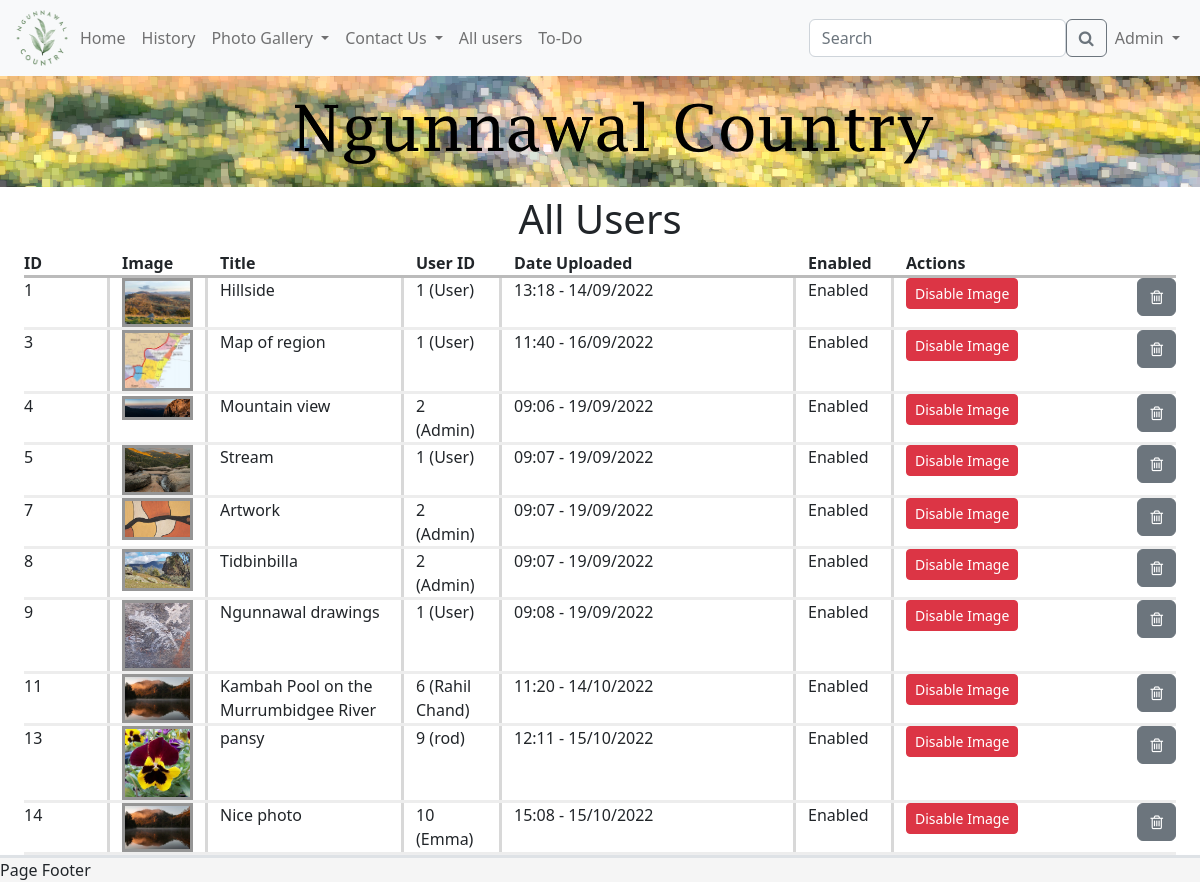
The page /admin/list_all_photos (signed in) on the database its author committed.
### models.py (models this page shows, shortened)
class User(UserMixin, db.Model):
    id = db.Column(db.Integer, primary_key=True)
    email_address = db.Column(db.String(255), unique=True)
    name = db.Column(db.String(255))
    password_hash = db.Column(db.String(255))
    user_level = db.Column(db.Integer)
    active = db.Column(db.Boolean)
    def is_admin(self):
        if self.user_level == 2:
            return True
        else:
            return False

class Photos(db.Model):
    photoid = db.Column(db.Integer, primary_key=True)
    title = db.Column(db.String(255))
    filename = db.Column(db.String(255))
    userid = db.Column(db.Integer)
    dateSubmitted = db.Column(db.DateTime)
    enabled = db.Column(db.Boolean)

### app.py (the view)
@app.route('/admin/list_all_photos')
@login_required
def list_all_photos():
    if current_user.is_admin():  # checks if the user is an admin
        all_photos = Photos.query.all()  # gets all photos in the database
        all_users = User.query.all()  # gets all users in the database
        return render_template("listAllPhotos.html", title="All Users", user=current_user, photos=all_photos, users=all_users)
    else:  # if user is not an admin
        flash("You must be an administrator to access this page")
        return redirect(url_for("homepage"))

### models.py (called while the page is built)
@login.user_loader
def load_user(id):
    return User.query.get(int(id))

### templates/listAllPhotos.html
{% extends 'template.html' %}
{% block cellContent1 %}
    <div class="container-fluid">
        <div class="row">
            <div class="col-1"><strong>ID</strong></div>
            <div class="col-1"><strong>Image</strong></div>
            <div class="col-2"><strong>Title</strong></div>
            <div class="col-1"><strong>User ID</strong></div>
            <div class="col-3"><strong>Date Uploaded</strong></div>
            <div class="col-1"><strong>Enabled</strong></div>
            <div class="col-3"><strong>Actions</strong></div>
        </div>
        <div class="horizontal-divider"></div>
        {% for image in photos %}
            <div class="row">
                <div class="col-1 vertical-divider">{{ image.photoid }}</div>
                <div class="col-1 vertical-divider">
                    <a href="/userPhotos/{{ image.photoid }}">
                        <img class="align-right img-border"
                             src="/static/images/userPhotos/{{ image.filename }}"
                             width="100%">
                    </a>
                </div>
                <div class="col-2 vertical-divider">{{ image.title }}</div>
                <div class="col-1 vertical-divider">
                    {% for user in users %}
                        {% if user.id == image.userid %}
                            {{ image.userid }} ({{ user.name }})
                        {% endif %}
                    {% endfor %}
                </div>
                <div class="col-3 vertical-divider">{{ image.dateSubmitted.strftime('%H:%M - %d/%m/%Y') }}</div>
                {% if image.enabled == 1 %}
                    <div class="col-1 vertical-divider">Enabled</div>
                {% else %}
                    <div class="col-1 vertical-divider">Disabled</div>
                {% endif %}
                <div class="col-3">
                    <a class="inline" href="/admin/photo_enable_disable/{{ image.photoid }}">
                        {% if image.enabled == 1 %}
                            <button class="btn btn-danger btn-sm">Disable Image</button>
                        {% else %}
                            <button class="btn btn-success btn-sm">Enable Image</button>
                        {% endif %}
                    </a>
                    <form class="inline" method="GET" action="/admin/photodeleteadmin/{{ image.photoid }}">
                        <button style="float: right" type="submit" value="delete" class="btn btn-secondary"><i
                                class="fa fa-trash-o"></i></button>
                    </form>
                </div>
            </div>
            <div class="soft-horizontal-divider"></div>
        {% endfor %}
    </div>
{% endblock %}

### templates/template.html (shortened to what this page needs)
<!DOCTYPE html>
<html lang="en">
<head>
    <link rel="stylesheet" href="/static/ngunnawal.css">
    <link rel="stylesheet" href="/static/css/bootstrap.css">
    <link rel="stylesheet" href="https://cdnjs.cloudflare.com/ajax/libs/font-awesome/4.7.0/css/font-awesome.min.css">
</head>
<body>
<nav class="navbar navbar-expand-lg bg-light sticky-top">
    <div class="container-fluid">
        <a href="/">
            <img src="/static/images/logo.png" alt="logo" width="60" height="60">
        </a>
        <div class="collapse navbar-collapse" id="navbarNav">
            <ul class="navbar-nav">
                <li class="nav-item">
                    <a class="nav-link underline" href="/">Home</a>
                </li>
                <li class="nav-item">
                    <a class="nav-link underline" href="/history">History</a>
                </li>
                {% if user.user_level == 2 %}
                    <li class="nav-item dropdown">
                        <a class="nav-link dropdown-toggle underline" href="/" id="navbarDropdown" role="button"
                           data-bs-toggle="dropdown" aria-expanded="false">
                            Photo Gallery
                        </a>
                    </li>
                    <li class="nav-item dropdown">
                        <a class="nav-link dropdown-toggle underline" href="/" id="navbarDropdown" role="button"
                           data-bs-toggle="dropdown" aria-expanded="false">
                            Contact Us
                        </a>
                    </li>
                    <li>
                        <a class="nav-link underline" href="/admin/list_all_users">All users</a>
                    </li>
                {% endif %}
                <li class="nav-item">
                    <a class="nav-link underline" href="/todo">To-Do</a>
                </li>
            </ul>
        </div>
        <form class="d-flex" role="search">
            <input class="form-control" type="search" placeholder="Search" aria-label="Search">
            <button class="btn btn-outline-secondary" type="submit"><i class="fa fa-search"></i></button>
        </form>
        <div class="nav navbar-nav">
            {% if user.is_anonymous %}
                <li class="nav-item dropdown">
                    <a class="nav-link dropdown-toggle underline" href="/" id="navbarDropdown" role="button"
                       data-bs-toggle="dropdown" aria-expanded="false">
                        Log in
                    </a>
                    <ul class="dropdown-menu dropdown-menu-light dropdown-menu-end" aria-labelledby="navbarDropdown">
                        <li><a class="dropdown-item" href="/login">Log In</a></li>
                        <div class="dropdown-divider"></div>
                        <li><a class="dropdown-item" href="/register">Register Account</a></li>
                    </ul>
                </li>
            {% else %}
                <li class="nav-item dropdown">
                    <a class="nav-link dropdown-toggle underline" href="/" id="navbarDropdown" role="button"
                       data-bs-toggle="dropdown" aria-expanded="false">
                        {{ user.name }}
                    </a>
                </li>
            {% endif %}
        </div>
    </div>
</nav>
<div class="banner">
    <img style="margin-bottom: 0.5em" src="/static/images/banner_small.png" alt="website banner">
</div>
<div class="container-fluid">
    <div class="row">
        <div class="col-12 align-centre">
            <h1>{{ title }}</h1>
        </div>
    </div>
    <div class="row">
        <div class="col-12">
            {% block cellContent1 %} {% endblock %}
        </div>
    </div>
</div>
<div class="footer sticky-bottom border-top border-3">
    Page Footer
</div>
</body>
</html>

### static/ngunnawal.css (style rules this page uses)
* { margin: 0; padding: 0; box-sizing: border-box; }
body { background-color: #cff2ec; }
.banner > img { display: block; margin-left: auto; margin-right: auto; max-height: 100%; max-width: 100%; height: auto; }
.img-border { border: 3px solid #969696; }
.align-centre { text-align: center; }
.align-right { text-align: right; }
.inline { display: inline; }
.footer { overflow: hidden; background-color: rgb(245, 245, 245); width: 100%; bottom: 0; }
div.horizontal-divider { border-top: 3px solid #bbb; }
div.soft-horizontal-divider { border-top: 3px solid #ededed; }
.vertical-divider { border-right: 3px solid #d8d8d8; }

### rows shown on the page
User: name "Admin"
Photos: photoid "1", filename (picture), title "Hillside", userid "1", dateSubmitted "13:18 - 14/09/2022", enabled "Enabled"
User: name "User"
Photos: photoid "3", filename (picture), title "Map of region", userid "1", dateSubmitted "11:40 - 16/09/2022", enabled "Enabled"
Photos: photoid "4", filename (picture), title "Mountain view", userid "2", dateSubmitted "09:06 - 19/09/2022", enabled "Enabled"
Photos: photoid "5", filename (picture), title "Stream", userid "1", dateSubmitted "09:07 - 19/09/2022", enabled "Enabled"
Photos: photoid "7", filename (picture), title "Artwork", userid "2", dateSubmitted "09:07 - 19/09/2022", enabled "Enabled"
Photos: photoid "8", filename (picture), title "Tidbinbilla", userid "2", dateSubmitted "09:07 - 19/09/2022", enabled "Enabled"
Photos: photoid "9", filename (picture), title "Ngunnawal drawings", userid "1", dateSubmitted "09:08 - 19/09/2022", enabled "Enabled"
Photos: photoid "11", filename (picture), title "Kambah Pool on the Murrumbidgee River", userid "6", dateSubmitted "11:20 - 14/10/2022", enabled "Enabled"
User: name "Rahil Chand"
Photos: photoid "13", filename (picture), title "pansy", userid "9", dateSubmitted "12:11 - 15/10/2022", enabled "Enabled"
User: name "rod"
Photos: photoid "14", filename (picture), title "Nice photo", userid "10", dateSubmitted "15:08 - 15/10/2022", enabled "Enabled"
User: name "Emma"

### other values the page prints
{{ title }} "All Users"
